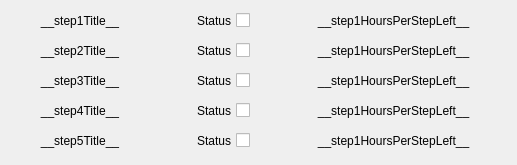
              <widget class="QWidget" name="scrollAreaWidgetContents">
               <property name="geometry">
                <rect>
                 <x>0</x>
                 <y>0</y>
                 <width>517</width>
                 <height>165</height>
                </rect>
               </property>
               <widget class="QWidget" name="layoutWidget">
                <property name="geometry">
                 <rect>
                  <x>10</x>
                  <y>40</y>
                  <width>501</width>
                  <height>22</height>
                 </rect>
                </property>
                <layout class="QHBoxLayout" name="horizontalLayout_6">
                 <item>
                  <widget class="QLabel" name="step2title_label">
                   <property name="maximumSize">
                    <size>
                     <width>140</width>
                     <height>16777215</height>
                    </size>
                   </property>
                   <property name="text">
                    <string>__step2Title__</string>
                   </property>
                   <property name="alignment">
                    <set>Qt::AlignCenter</set>
                   </property>
                  </widget>
                 </item>
                 <item>
                  <spacer name="horizontalSpacer_7">
                   <property name="orientation">
                    <enum>Qt::Horizontal</enum>
                   </property>
                   <property name="sizeType">
                    <enum>QSizePolicy::Fixed</enum>
                   </property>
                   <property name="sizeHint" stdset="0">
                    <size>
                     <width>40</width>
                     <height>20</height>
                    </size>
                   </property>
                  </spacer>
                 </item>
                 <item>
                  <widget class="QCheckBox" name="step2_checkBox">
                   <property name="maximumSize">
                    <size>
                     <width>54</width>
                     <height>17</height>
                    </size>
                   </property>
                   <property name="layoutDirection">
                    <enum>Qt::RightToLeft</enum>
                   </property>
                   <property name="text">
                    <string>Status</string>
                   </property>
                   <property name="tristate">
                    <bool>false</bool>
                   </property>
                  </widget>
                 </item>
                 <item>
                  <spacer name="horizontalSpacer_8">
                   <property name="orientation">
                    <enum>Qt::Horizontal</enum>
                   </property>
                   <property name="sizeType">
                    <enum>QSizePolicy::Fixed</enum>
                   </property>
                   <property name="sizeHint" stdset="0">
                    <size>
                     <width>40</width>
                     <height>20</height>
                    </size>
                   </property>
                  </spacer>
                 </item>
                 <item>
                  <widget class="QLabel" name="step2hoursPerStepLeft_label">
                   <property name="minimumSize">
                    <size>
                     <width>180</width>
                     <height>0</height>
                    </size>
                   </property>
                   <property name="text">
                    <string>__step1HoursPerStepLeft__</string>
                   </property>
                   <property name="alignment">
                    <set>Qt::AlignCenter</set>
                   </property>
                  </widget>
                 </item>
                 <item>
                  <spacer name="horizontalSpacer_17">
                   <property name="orientation">
                    <enum>Qt::Horizontal</enum>
                   </property>
                   <property name="sizeType">
                    <enum>QSizePolicy::Fixed</enum>
                   </property>
                   <property name="sizeHint" stdset="0">
                    <size>
                     <width>20</width>
                     <height>20</height>
                    </size>
                   </property>
                  </spacer>
                 </item>
                </layout>
               </widget>
               <widget class="QWidget" name="layoutWidget_2">
                <property name="geometry">
                 <rect>
                  <x>10</x>
                  <y>70</y>
                  <width>501</width>
                  <height>22</height>
                 </rect>
                </property>
                <layout class="QHBoxLayout" name="horizontalLayout_7">
                 <item>
                  <widget class="QLabel" name="step3title_label">
                   <property name="maximumSize">
                    <size>
                     <width>140</width>
                     <height>16777215</height>
                    </size>
                   </property>
                   <property name="text">
                    <string>__step3Title__</string>
                   </property>
                   <property name="alignment">
                    <set>Qt::AlignCenter</set>
                   </property>
                  </widget>
                 </item>
                 <item>
                  <spacer name="horizontalSpacer_9">
                   <property name="orientation">
                    <enum>Qt::Horizontal</enum>
                   </property>
                   <property name="sizeType">
                    <enum>QSizePolicy::Fixed</enum>
                   </property>
                   <property name="sizeHint" stdset="0">
                    <size>
                     <width>40</width>
                     <height>20</height>
                    </size>
                   </property>
                  </spacer>
                 </item>
                 <item>
                  <widget class="QCheckBox" name="step3_checkBox">
                   <property name="maximumSize">
                    <size>
                     <width>54</width>
                     <height>17</height>
                    </size>
                   </property>
                   <property name="layoutDirection">
                    <enum>Qt::RightToLeft</enum>
                   </property>
                   <property name="text">
                    <string>Status</string>
                   </property>
                   <property name="tristate">
                    <bool>false</bool>
                   </property>
                  </widget>
                 </item>
                 <item>
                  <spacer name="horizontalSpacer_10">
                   <property name="orientation">
                    <enum>Qt::Horizontal</enum>
                   </property>
                   <property name="sizeType">
                    <enum>QSizePolicy::Fixed</enum>
                   </property>
                   <property name="sizeHint" stdset="0">
                    <size>
                     <width>40</width>
                     <height>20</height>
                    </size>
                   </property>
                  </spacer>
                 </item>
                 <item>
                  <widget class="QLabel" name="step3hoursPerStepLeft_label">
                   <property name="minimumSize">
                    <size>
                     <width>180</width>
                     <height>0</height>
                    </size>
                   </property>
                   <property name="text">
                    <string>__step1HoursPerStepLeft__</string>
                   </property>
                   <property name="alignment">
                    <set>Qt::AlignCenter</set>
                   </property>
                  </widget>
                 </item>
                 <item>
                  <spacer name="horizontalSpacer_16">
                   <property name="orientation">
                    <enum>Qt::Horizontal</enum>
                   </property>
                   <property name="sizeType">
                    <enum>QSizePolicy::Fixed</enum>
                   </property>
                   <property name="sizeHint" stdset="0">
                    <size>
                     <width>20</width>
                     <height>20</height>
                    </size>
                   </property>
                  </spacer>
                 </item>
                </layout>
               </widget>
               <widget class="QWidget" name="layoutWidget_3">
                <property name="geometry">
                 <rect>
                  <x>10</x>
                  <y>100</y>
                  <width>501</width>
                  <height>22</height>
                 </rect>
                </property>
                <layout class="QHBoxLayout" name="horizontalLayout_8">
                 <item>
                  <widget class="QLabel" name="step4title_label">
                   <property name="maximumSize">
                    <size>
                     <width>140</width>
                     <height>16777215</height>
                    </size>
                   </property>
                   <property name="text">
                    <string>__step4Title__</string>
                   </property>
                   <property name="alignment">
                    <set>Qt::AlignCenter</set>
                   </property>
                  </widget>
                 </item>
                 <item>
                  <spacer name="horizontalSpacer_11">
                   <property name="orientation">
                    <enum>Qt::Horizontal</enum>
                   </property>
                   <property name="sizeType">
                    <enum>QSizePolicy::Fixed</enum>
                   </property>
                   <property name="sizeHint" stdset="0">
                    <size>
                     <width>40</width>
                     <height>20</height>
                    </size>
                   </property>
                  </spacer>
                 </item>
                 <item>
                  <widget class="QCheckBox" name="step4_checkBox">
                   <property name="maximumSize">
                    <size>
                     <width>54</width>
                     <height>17</height>
                    </size>
                   </property>
                   <property name="layoutDirection">
                    <enum>Qt::RightToLeft</enum>
                   </property>
                   <property name="text">
                    <string>Status</string>
                   </property>
                   <property name="tristate">
                    <bool>false</bool>
                   </property>
                  </widget>
                 </item>
                 <item>
                  <spacer name="horizontalSpacer_12">
                   <property name="orientation">
                    <enum>Qt::Horizontal</enum>
                   </property>
                   <property name="sizeType">
                    <enum>QSizePolicy::Fixed</enum>
                   </property>
                   <property name="sizeHint" stdset="0">
                    <size>
                     <width>40</width>
                     <height>20</height>
                    </size>
                   </property>
                  </spacer>
                 </item>
                 <item>
                  <widget class="QLabel" name="step4hoursPerStepLeft_label">
                   <property name="minimumSize">
                    <size>
                     <width>180</width>
                     <height>0</height>
                    </size>
                   </property>
                   <property name="text">
                    <string>__step1HoursPerStepLeft__</string>
                   </property>
                   <property name="alignment">
                    <set>Qt::AlignCenter</set>
                   </property>
                  </widget>
                 </item>
                 <item>
                  <spacer name="horizontalSpacer_18">
                   <property name="orientation">
                    <enum>Qt::Horizontal</enum>
                   </property>
                   <property name="sizeType">
                    <enum>QSizePolicy::Fixed</enum>
                   </property>
                   <property name="sizeHint" stdset="0">
                    <size>
                     <width>20</width>
                     <height>20</height>
                    </size>
                   </property>
                  </spacer>
                 </item>
                </layout>
               </widget>
               <widget class="QWidget" name="layoutWidget_4">
                <property name="geometry">
                 <rect>
                  <x>10</x>
                  <y>130</y>
                  <width>501</width>
                  <height>22</height>
                 </rect>
                </property>
                <layout class="QHBoxLayout" name="horizontalLayout_9">
                 <item>
                  <widget class="QLabel" name="step5title_label">
                   <property name="maximumSize">
                    <size>
                     <width>140</width>
                     <height>16777215</height>
                    </size>
                   </property>
                   <property name="text">
                    <string>__step5Title__</string>
                   </property>
                   <property name="alignment">
                    <set>Qt::AlignCenter</set>
                   </property>
                  </widget>
                 </item>
                 <item>
                  <spacer name="horizontalSpacer_13">
                   <property name="orientation">
                    <enum>Qt::Horizontal</enum>
                   </property>
                   <property name="sizeType">
                    <enum>QSizePolicy::Fixed</enum>
                   </property>
                   <property name="sizeHint" stdset="0">
                    <size>
                     <width>40</width>
                     <height>20</height>
                    </size>
                   </property>
                  </spacer>
                 </item>
                 <item>
                  <widget class="QCheckBox" name="step5_checkBox">
                   <property name="maximumSize">
                    <size>
                     <width>54</width>
                     <height>17</height>
                    </size>
                   </property>
                   <property name="layoutDirection">
                    <enum>Qt::RightToLeft</enum>
                   </property>
                   <property name="text">
                    <string>Status</string>
                   </property>
                   <property name="tristate">
                    <bool>false</bool>
                   </property>
                  </widget>
                 </item>
                 <item>
                  <spacer name="horizontalSpacer_14">
                   <property name="orientation">
                    <enum>Qt::Horizontal</enum>
                   </property>
                   <property name="sizeType">
                    <enum>QSizePolicy::Fixed</enum>
                   </property>
                   <property name="sizeHint" stdset="0">
                    <size>
                     <width>40</width>
                     <height>20</height>
                    </size>
                   </property>
                  </spacer>
                 </item>
                 <item>
                  <widget class="QLabel" name="step5hoursPerStepLeft_label">
                   <property name="minimumSize">
                    <size>
                     <width>180</width>
                     <height>0</height>
                    </size>
                   </property>
                   <property name="text">
                    <string>__step1HoursPerStepLeft__</string>
                   </property>
                   <property name="alignment">
                    <set>Qt::AlignCenter</set>
                   </property>
                  </widget>
                 </item>
                 <item>
                  <spacer name="horizontalSpacer_19">
                   <property name="orientation">
                    <enum>Qt::Horizontal</enum>
                   </property>
                   <property name="sizeType">
                    <enum>QSizePolicy::Fixed</enum>
                   </property>
                   <property name="sizeHint" stdset="0">
                    <size>
                     <width>20</width>
                     <height>20</height>
                    </size>
                   </property>
                  </spacer>
                 </item>
                </layout>
               </widget>
               <widget class="QWidget" name="layoutWidget">
                <property name="geometry">
                 <rect>
                  <x>10</x>
                  <y>10</y>
                  <width>501</width>
                  <height>22</height>
                 </rect>
                </property>
                <layout class="QHBoxLayout" name="horizontalLayout_5">
                 <item>
                  <widget class="QLabel" name="step1title_label">
                   <property name="maximumSize">
                    <size>
                     <width>140</width>
                     <height>16777215</height>
                    </size>
                   </property>
                   <property name="text">
                    <string>__step1Title__</string>
                   </property>
                   <property name="alignment">
                    <set>Qt::AlignCenter</set>
                   </property>
                  </widget>
                 </item>
                 <item>
                  <spacer name="horizontalSpacer_3">
                   <property name="orientation">
                    <enum>Qt::Horizontal</enum>
                   </property>
                   <property name="sizeType">
                    <enum>QSizePolicy::Fixed</enum>
                   </property>
                   <property name="sizeHint" stdset="0">
                    <size>
                     <width>40</width>
                     <height>20</height>
                    </size>
                   </property>
                  </spacer>
                 </item>
                 <item>
                  <widget class="QCheckBox" name="step1_checkBox">
                   <property name="maximumSize">
                    <size>
                     <width>54</width>
                     <height>17</height>
                    </size>
                   </property>
                   <property name="layoutDirection">
                    <enum>Qt::RightToLeft</enum>
                   </property>
                   <property name="text">
                    <string>Status</string>
                   </property>
                   <property name="tristate">
                    <bool>false</bool>
                   </property>
                  </widget>
                 </item>
                 <item>
                  <spacer name="horizontalSpacer_6">
                   <property name="orientation">
                    <enum>Qt::Horizontal</enum>
                   </property>
                   <property name="sizeType">
                    <enum>QSizePolicy::Fixed</enum>
                   </property>
                   <property name="sizeHint" stdset="0">
                    <size>
                     <width>40</width>
                     <height>20</height>
                    </size>
                   </property>
                  </spacer>
                 </item>
                 <item>
                  <widget class="QLabel" name="step1hoursPerStepLeft_label">
                   <property name="minimumSize">
                    <size>
                     <width>180</width>
                     <height>0</height>
                    </size>
                   </property>
                   <property name="text">
                    <string>__step1HoursPerStepLeft__</string>
                   </property>
                   <property name="alignment">
                    <set>Qt::AlignCenter</set>
                   </property>
                  </widget>
                 </item>
                 <item>
                  <spacer name="horizontalSpacer_15">
                   <property name="orientation">
                    <enum>Qt::Horizontal</enum>
                   </property>
                   <property name="sizeType">
                    <enum>QSizePolicy::Fixed</enum>
                   </property>
                   <property name="sizeHint" stdset="0">
                    <size>
                     <width>20</width>
                     <height>20</height>
                    </size>
                   </property>
                  </spacer>
                 </item>
                </layout>
               </widget>
              </widget>
